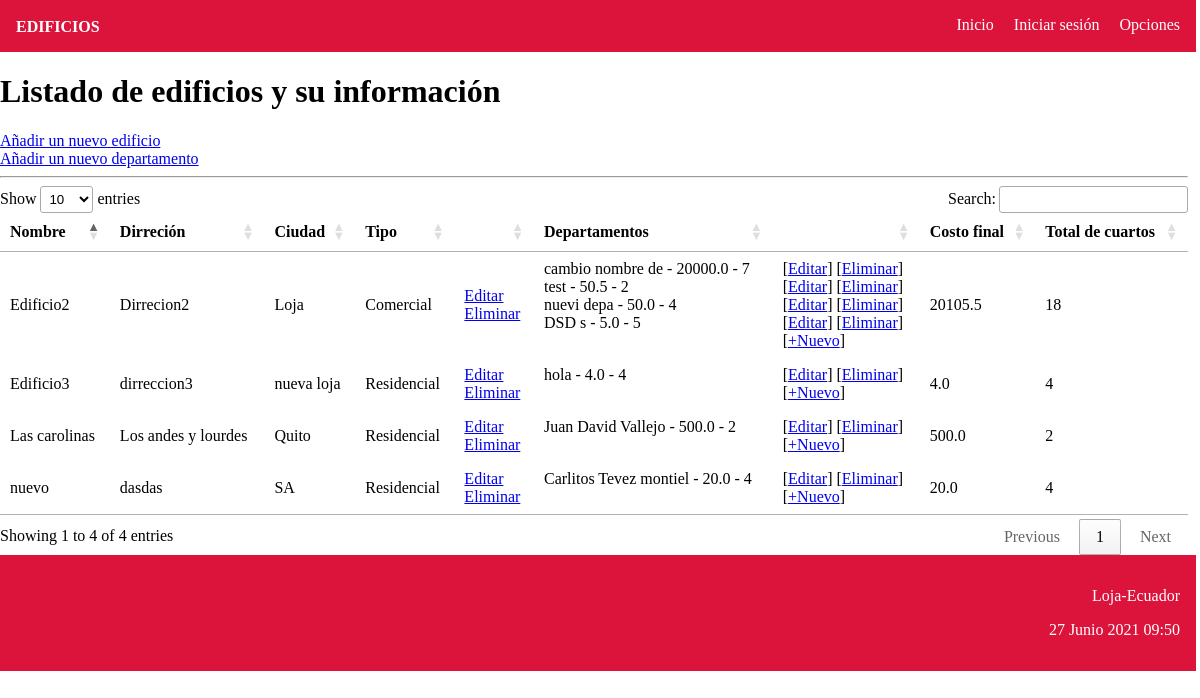
The page / on the database its author committed.
### ejercicio/models.py (models this page shows, shortened)
class Edificio(models.Model):
      tipos = (( 'Residencial', 'Residencial'), ('Comercial', 'Comercial' ))
      nombre = models.CharField(max_length=50)
      dirreccion = models.CharField(max_length=100)
      ciudad = models.CharField(max_length=30)
      tipo = models.CharField(max_length=20, choices=tipos )
      def obtener_cuartos_departamentos(self):
            valor = [x.cantidad_cuartos for x in self.departamentos.all()]
            valor = sum(valor)
            return valor
      def obtener_costo_departamentos(self):
            valor = [x.costo for x in self.departamentos.all()]
            valor = sum(valor)
            return valor

class Departamento(models.Model):
      nombre_propietario = models.CharField(max_length=100)
      costo = models.FloatField()
      cantidad_cuartos = models.IntegerField()
      edificio =models.ForeignKey(Edificio(), on_delete=models.CASCADE,
            related_name="departamentos")

### ejercicio/views.py (the view)
# urls.py: path('', index, name='index'),
def index(request):
      edificios = Edificio.objects.all()
      informacion = {'edificios': edificios}
      return render(request, 'index.html', informacion)

### ejercicio/templates/index.html (shortened to what this page needs)
{% extends "main.html" %}
{% block content %}
      <h1>Listado de edificios y su información</h1>
      <a href="{% url 'crear_edificio' %}">Añadir un nuevo edificio</a>
      <br>
      <a href="{% url 'crear_departamento'%}">Añadir un nuevo departamento</a>
      <hr>
      <table id="tabla_datos">
            <thead>
            <tr>
                  <th>Nombre</th>
                  <th>Dirreción</th>
                  <th>Ciudad</th>
                  <th>Tipo</th>
                  <th></th>
                  <th>Departamentos</th>
                  <th></th>
                  <th>Costo final</th>
                  <th>Total de cuartos</th>
            </tr>
            </thead>
            {% for x in edificios %}
            <tr>
                  <td>{{x.nombre}}</td>
                  <td>{{x.dirreccion}}</td>
                  <td>{{x.ciudad}}</td>
                  <td>{{x.tipo}}</td>
                  <td>
                        <a href="{% url 'editar_edificio' x.id%}">Editar</a> <br>
                        <a href="{% url 'eliminar_edificio' x.id%}" onclick="return confirm('¿Está seguro de eliminar este edificio?')">Eliminar</a>
                  </td>
                  <td>
                        {% for z in x.departamentos.all %}
                              {{z.nombre_propietario}} - {{z.costo}} - {{z.cantidad_cuartos}}
                              <br>
                        {% endfor %}
                        <br>
                  </td>
                  <td>
                        {% for z in x.departamentos.all %}
                              [<a href="{% url 'editar_departamento' z.id%}">Editar</a>]
                              [<a href="{% url 'eliminar_departamento' z.id%}" onclick="return confirm('¿Está seguro de eliminar este departamento?')">Eliminar</a>]
                              <br>
                        {% endfor %}
                        [<a href="{% url 'crear_departamento_edificio' x.id%}">+Nuevo</a>]
                  </td>
                  <td>{{ x.obtener_costo_departamentos }}</td>
                  <td>{{ x.obtener_cuartos_departamentos }}</td>
            </tr>
            {% endfor %}
      </table>
{% endblock %}

### ejercicio/templates/main.html (shortened to what this page needs)
<!DOCTYPE html>
<html lang="es">
<head>
      {% load static %}
      <link rel="stylesheet" type="text/css" href="{% static 'css/styles.css' %}">
      <link rel="stylesheet" type="text/css" href="https://cdn.datatables.net/1.10.25/css/jquery.dataTables.min.css">
</head>
<body>
      <nav>
            <a href="{% url 'index' %}">Inicio</a>
            <a href="{% url 'index' %}">Iniciar sesión</a>
            <a href="{% url 'index' %}">Opciones</a>
            <p>EDIFICIOS </p>
      </nav>
      <div id="contenido">
            {% block content %} {% endblock %}
      </div>
</body>
<footer>
      <p>Loja-Ecuador</p>
      <p>{% now "j F Y H:i" %}</p>
</footer>
</html>

### ejercicio/static/css/styles.css (style rules this page uses)
body { margin: 0; }
nav, footer { display:inline-block; text-align: right; background-color: crimson; width: 97%; margin: 0; padding: 1em; vertical-align: top; }
nav a, footer p { text-decoration: none; color: white; padding-left: 1em; }
nav p { color: white; text-align: left; margin: 0; padding: 0; margin-top: -1em; font-weight: bold; vertical-align: top; }
#contenido { min-height: 470px; width: 99%; }

### rows shown on the page
Edificio: nombre "Edificio2", dirreccion "Dirrecion2", ciudad "Loja", tipo "Comercial", obtener_costo_departamentos "20105.5", obtener_cuartos_departamentos "18"
Departamento: nombre_propietario "cambio nombre de", costo "20000.0", cantidad_cuartos "7"
Departamento: nombre_propietario "test", costo "50.5", cantidad_cuartos "2"
Departamento: nombre_propietario "nuevi depa", costo "50.0", cantidad_cuartos "4"
Departamento: nombre_propietario "DSD s", costo "5.0", cantidad_cuartos "5"
Edificio: nombre "Edificio3", dirreccion "dirreccion3", ciudad "nueva loja", tipo "Residencial", obtener_costo_departamentos "4.0", obtener_cuartos_departamentos "4"
Departamento: nombre_propietario "hola", costo "4.0", cantidad_cuartos "4"
Edificio: nombre "nuevo", dirreccion "dasdas", ciudad "SA", tipo "Residencial", obtener_costo_departamentos "20.0", obtener_cuartos_departamentos "4"
Departamento: nombre_propietario "Carlitos Tevez montiel", costo "20.0", cantidad_cuartos "4"
Edificio: nombre "Las carolinas", dirreccion "Los andes y lourdes", ciudad "Quito", tipo "Residencial", obtener_costo_departamentos "500.0", obtener_cuartos_departamentos "2"
Departamento: nombre_propietario "Juan David Vallejo", costo "500.0", cantidad_cuartos "2"
